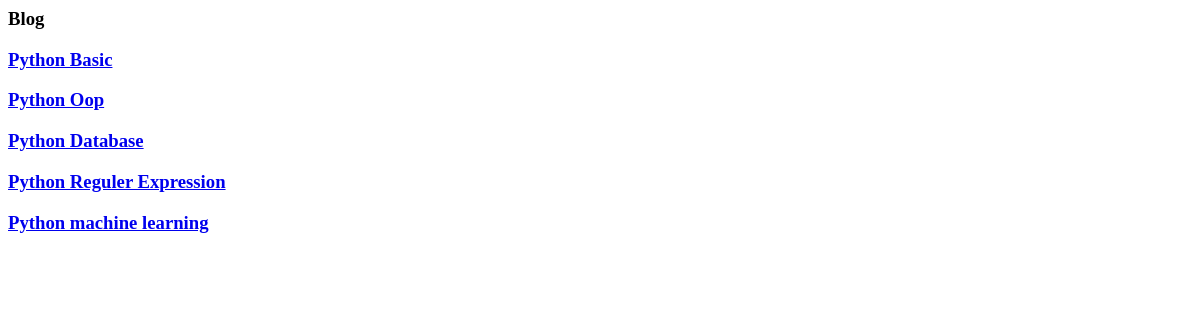
Page /blog/ on the earlier database version.
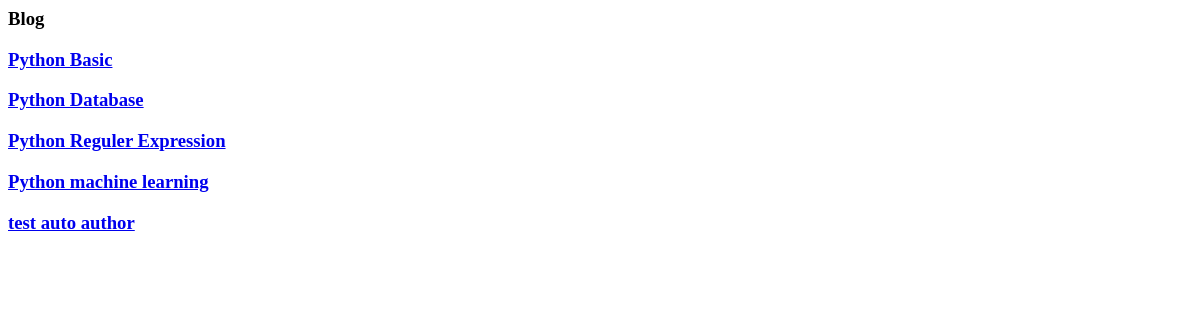
Same page on the later database version.
### blog/models.py (models this page shows)
class Post(models.Model):
    title = models.CharField(max_length=100)
    content = models.TextField(max_length=300000)
    create_date = models.DateTimeField(default=timezone.now())
    draft = models.BooleanField(default=True)
    tags = TaggableManager()
    author = models.ForeignKey(User,on_delete=models.SET_NULL,null=True,blank=True,related_name='post_user')
    image =  models.ImageField(upload_to='posts')
    def __str__(self):
        return self.title

### blog/views.py (the view)
# urls.py: path('blog/', PostList.as_view()),
class PostList(ListView):
    model = Post

### blog/templates/blog/post_list.html
<h3>Blog</h3>
{%for post in post_list%}
    <h3><a href="/blog/{{post.id}}"> {{post}}</a></h3>
  {% endfor %}

Differences in the rows shown:
removed Post: title "Python Oop"
added Post: title "test auto author"
